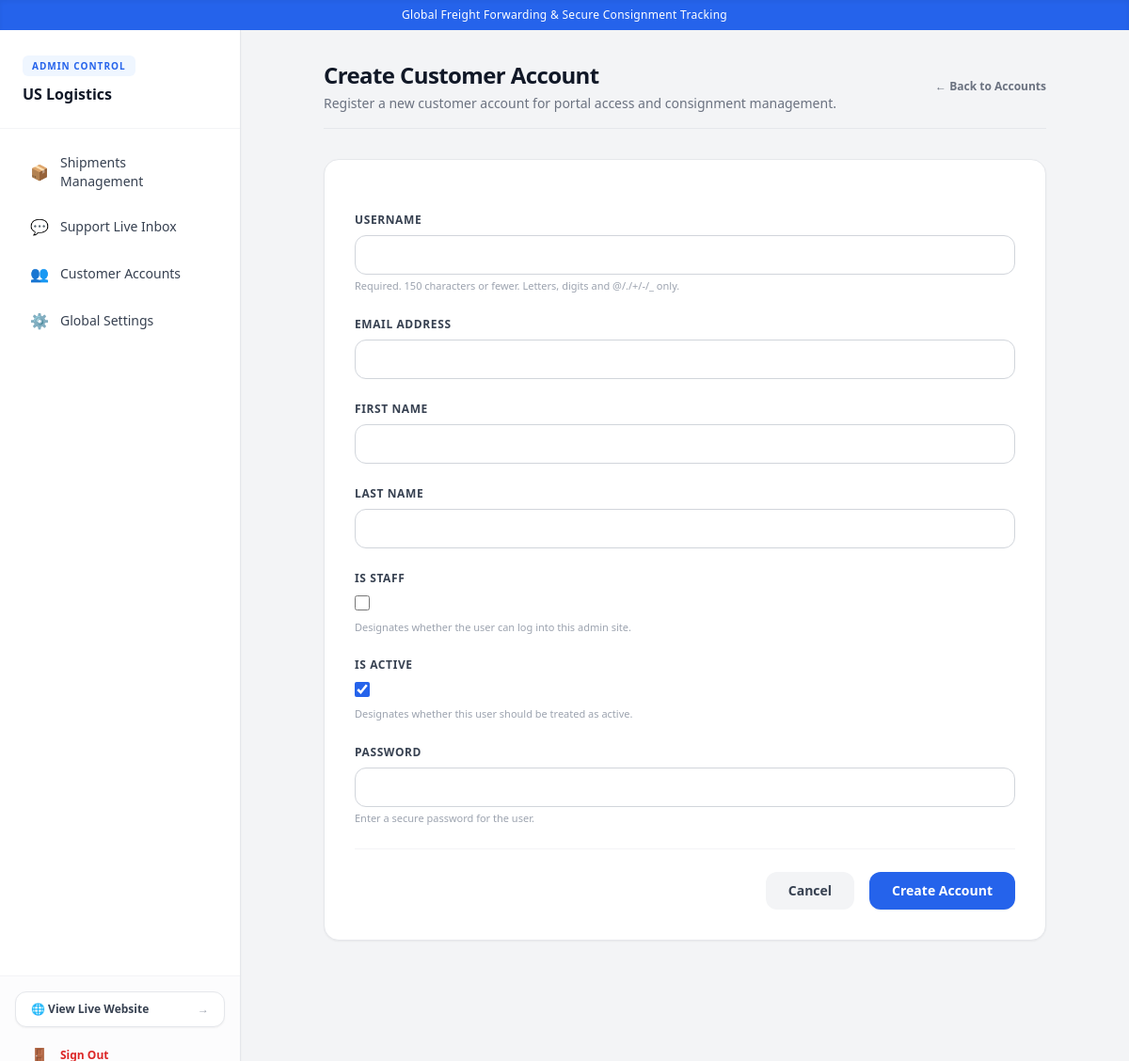
/accounts/dashboard/customers/new/ (signed in), run on the app's committed database.
### core/models.py (models this page shows, shortened)
class AppVariable(models.Model):
    key = models.CharField(max_length=100, unique=True)
    value = models.TextField(blank=True)
    description = models.CharField(max_length=255, blank=True)

### accounts/views.py (the view, shortened to what this page needs)
# urls.py: path('dashboard/customers/new/', AdminCustomerCreateView.as_view(), name='admin_customer_create'),
class AdminCustomerCreateView(StaffRequiredMixin, CreateView):
    model = User
    form_class = AdminCustomerCreationForm
    template_name = 'dashboard/customer_form.html'
    success_url = reverse_lazy('admin_customer_list')

### core/context_processors.py (called while the page is built)
def app_variables(request):
    try:
        vars_dict = {var.key: var.value for var in AppVariable.objects.all()}
    except Exception:
        vars_dict = {}
    return {'app_vars': vars_dict}

### core/mixins.py (called while the page is built)
    def test_func(self):
        return self.request.user.is_authenticated and (self.request.user.is_staff or self.request.user.is_superuser)

### templates/dashboard/customer_form.html (shortened to what this page needs)
{% extends 'base_admin.html' %}
{% block admin_content %}
<div class="max-w-3xl mx-auto">
    <div class="mb-8 border-b border-gray-200 pb-4 flex justify-between items-center">
        <div>
            <h1 class="text-2xl font-extrabold text-gray-900 tracking-tight">
                {% if form.instance.pk %}Edit Customer Profile{% else %}Create Customer Account{% endif %}
            </h1>
            <p class="text-sm text-gray-500 mt-1">
                {% if form.instance.pk %}Update account details and preferences for {{ form.instance.username }}.{% else %}Register a new customer account for portal access and consignment management.{% endif %}
            </p>
        </div>
        <a href="{% url 'admin_customer_list' %}" class="text-xs font-semibold text-gray-500 hover:text-gray-800 transition">
            &larr; Back to Accounts
        </a>
    </div>
    <div class="bg-white shadow-sm rounded-2xl border border-gray-200 p-8">
        <form method="post" class="space-y-6">
            {% for field in form %}
            <div>
                <label class="block text-xs font-bold text-gray-700 uppercase tracking-wider mb-2">
                    {{ field.label }}
                </label>
                <div class="w-full">
                    {{ field }}
                </div>
                {% if field.help_text %}
                    <p class="text-[11px] text-gray-400 mt-1">{{ field.help_text }}</p>
                {% endif %}
            </div>
            {% endfor %}
            <div class="flex justify-end space-x-4 pt-6 border-t border-gray-100">
                <a href="{% url 'admin_customer_list' %}" class="bg-gray-100 hover:bg-gray-200 text-gray-700 px-6 py-2.5 rounded-xl text-sm font-semibold transition">
                    Cancel
                </a>
                <button type="submit" class="bg-blue-600 hover:bg-blue-700 text-white px-6 py-2.5 rounded-xl text-sm font-semibold shadow-sm transition">
                    {% if form.instance.pk %}Save Changes{% else %}Create Account{% endif %}
                </button>
            </div>
        </form>
    </div>
</div>
{% endblock %}

### templates/base_admin.html (shortened to what this page needs)
<!DOCTYPE html>
<html lang="en">
<head>
    <script src="https://cdn.tailwindcss.com"></script>
    <link rel="stylesheet" href="https://unpkg.com/leaflet@1.9.4/dist/leaflet.css" />
</head>
<body class="bg-gray-100 text-gray-800 flex flex-col min-h-screen font-sans antialiased">
    {% if app_vars.SITE_TAGLINE %}
    <div class="bg-blue-600 text-white text-xs py-2 px-4 text-center font-medium tracking-wide shadow-inner">
        {{ app_vars.SITE_TAGLINE }}
    </div>
    {% endif %}
    <div class="min-h-screen flex flex-1">
        <aside class="w-64 bg-white border-r border-gray-200 hidden md:flex flex-col flex-shrink-0 shadow-sm">
            <div class="p-6 border-b border-gray-100">
                <span class="text-[10px] font-bold text-blue-600 uppercase tracking-widest bg-blue-50 px-2.5 py-1 rounded-md">Admin Control</span>
                <h2 class="text-base font-bold text-gray-900 mt-2 truncate">{{ app_vars.SITE_NAME|default:"Operations Hub" }}</h2>
            </div>
            <nav class="p-4 space-y-1.5 text-sm font-medium flex-1">
                <a href="{% url 'admin_shipment_list' %}" class="flex items-center px-4 py-2.5 rounded-xl text-gray-700 hover:bg-blue-50 hover:text-blue-600 transition">
                    <span class="mr-3 text-base">📦</span> Shipments Management
                </a>
                <a href="{% url 'admin_support_inbox' %}" class="flex items-center px-4 py-2.5 rounded-xl text-gray-700 hover:bg-blue-50 hover:text-blue-600 transition">
                    <span class="mr-3 text-base">💬</span> Support Live Inbox
                </a>
                <a href="{% url 'admin_customer_list' %}" class="flex items-center px-4 py-2.5 rounded-xl text-gray-700 hover:bg-blue-50 hover:text-blue-600 transition">
                    <span class="mr-3 text-base">👥</span> Customer Accounts
                </a>
                <a href="{% url 'admin_app_variables' %}" class="flex items-center px-4 py-2.5 rounded-xl text-gray-700 hover:bg-blue-50 hover:text-blue-600 transition">
                    <span class="mr-3 text-base">⚙️</span> Global Settings
                </a>
            </nav>
            <div class="p-4 border-t border-gray-100 space-y-2 bg-gray-50/50">
                <a href="{% url 'home' %}" target="_blank" class="flex items-center justify-between px-4 py-2.5 rounded-xl bg-white border border-gray-200 text-xs font-semibold text-gray-700 hover:bg-blue-600 hover:text-white hover:border-blue-600 transition shadow-sm group">
                    <span>🌐 View Live Website</span>
                    <span class="text-gray-400 group-hover:text-white">&rarr;</span>
                </a>
                <form action="{% url 'logout' %}" method="post" class="block w-full">
                    <button type="submit" class="w-full flex items-center px-4 py-2.5 rounded-xl text-xs font-semibold text-red-600 hover:bg-red-50 transition text-left">
                        <span class="mr-3 text-base">🚪</span> Sign Out
                    </button>
                </form>
            </div>
        </aside>
        <main class="flex-1 p-8 overflow-y-auto">
            {% block admin_content %}{% endblock %}
        </main>
    </div>
</body>
</html>

### templates/dashboard/customer_form.html (style rules this page uses)
input[type="text"], input[type="email"], input[type="password"], select { width: 100% !important; background-color: #ffffff !important; border: 1px solid #d1d5db !important; border-radius: 0.75rem !important; padding: 0.625rem 0.875rem !important; font-size: 0.875rem !important; font-weight: 500 !important; color: #111827 !important; outline: none !important; transition: border-color 0.15s ease-in-out, box-shadow 0.15s ease-in-out; }
input[type="checkbox"] { width: 1rem !important; height: 1rem !important; border-radius: 0.25rem !important; accent-color: #2563eb !important; }

### data on the page
AppVariable: SITE_TAGLINE "Global Freight Forwarding & Secure Consignment Tracking"
AppVariable: SITE_NAME "US Logistics"

### other printed values
{{ field.label }} "USERNAME" "EMAIL ADDRESS" "FIRST NAME" "LAST NAME" "IS STAFF" "IS ACTIVE" "PASSWORD"
{{ field.help_text }} "Required. 150 characters or fewer. Letters, digits and @/./+/-/_ only." "Designates whether the user can log into this admin site." "Designates whether this user should be treated as active." "Enter a secure password for the user."
